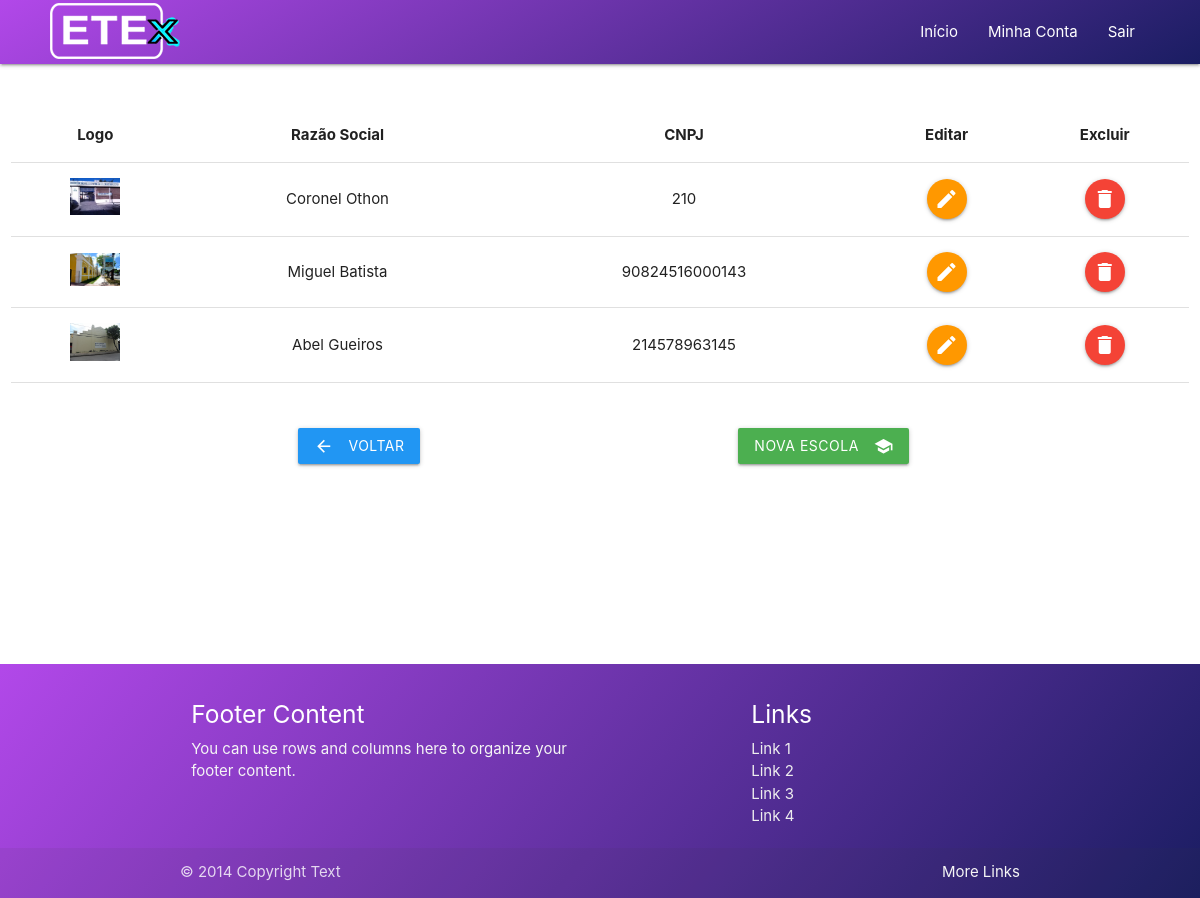
The app's page /app/escola/listar-escolas.php?id=2 (signed in) with its own data.
### tables this page shows
CREATE TABLE IF NOT EXISTS `escolas` (
  `id_escola` int(11) NOT NULL AUTO_INCREMENT,
  `nome_escola` varchar(40) NOT NULL,
  `cnpj_escola` varchar(40) NOT NULL,
  `tipo_escola` varchar(40) DEFAULT NULL,
  `fone_fixo_escola` varchar(40) DEFAULT NULL,
  `fone_comercial_escola` varchar(40) DEFAULT NULL,
  `email_escola` varchar(40) DEFAULT NULL,
  `site_escola` varchar(40) DEFAULT NULL,
  `numero_endereco_escola` varchar(40) DEFAULT NULL,
  `rua_endereco_escola` varchar(40) DEFAULT NULL,
  `bairro_endereco_escola` varchar(40) DEFAULT NULL,
  `cidade_endereco_escola` varchar(40) DEFAULT NULL,
  `estado_endereco_escola` varchar(40) DEFAULT NULL,
  `pais_endereco_escola` varchar(40) DEFAULT NULL,
  `cep_endereco_escola` varchar(40) DEFAULT NULL,
  `logo_escola` varchar(255) DEFAULT NULL,
  PRIMARY KEY (`id_escola`),
  UNIQUE KEY `cnpj_unique` (`cnpj_escola`)
);

### model/Admin/AdminDao.class.php (called while the page is built, shortened)
<?php
class AdminDao implements InterfaceAdmin {
    public function buscarAdminEscola($idAdminEscola) {
        $db_conexao = new Database();
        $conn = $db_conexao->dbConexao();
        $stmt = $conn->prepare("select e.id_escola, e.nome_escola, e.cnpj_escola, e.logo_escola from escolas e join admin_escola a_e on e.id_escola = a_e.id_escola where a_e.id_admin = :IDADMIN");
        $stmt->bindParam(":IDADMIN", $idAdminEscola);
        try {
            $stmt->execute();
            return $stmt->fetchAll();
        } catch (Exception $e) {
            return "Erro: " . $e;
        }
    }
}

### controller/AdminController.class.php (called while the page is built, shortened)
<?php
include_once __DIR__ . '/../model/Admin/AdminDao.class.php';
class AdminController implements InterfaceAdmin {
    public function buscarAdminEscola($idAdmin) {
        $buscar = new AdminDao();
        return $buscar->buscarAdminEscola($idAdmin);
    }
}

### app/escola/listar-escolas.php (the view, shortened to what this page needs)
<?php
include_once __DIR__ . '/../../assets/header.php';
include_once __DIR__ . '/../../controller/AdminController.class.php';
$id_admin_escola = $_SESSION['logado'];
$controllerAdmin = new AdminController();
$escolas = $controllerAdmin->buscarAdminEscola($id_admin_escola);
    ?>
<div class="row">
    </br><div id="listar-escola" class="col l12 m12">
        <table>
            <tbody>
            <thead>
                <tr>
                    <th class="center-align">Logo</th>
                    <th class="center-align">Razão Social</th>
                    <th class="center-align">CNPJ</th>
                    <th class="center-align">Editar</th>
                    <th class="center-align">Excluir</th>
                </tr>
            </thead>
            <?php
            foreach ($escolas as $dado):
                ?>
                <tr>
                    <td class="center-align"><img style="width: 50px;" src="../../assets/img/escola/uploads/<?php echo $dado['logo_escola']; ?>"></td>
                    <td class="center-align"><?php echo $dado['nome_escola']; ?></td>
                    <td class="center-align"><?php echo $dado['cnpj_escola']; ?></td>
                    <td class="center-align">
                        <a href="editar-escola.php?id=<?php echo $dado['id_escola']; ?>" type="hidden" name="id" class="btn-floating btn-medium waves-effect waves-light orange"><i class="material-icons">edit</i></a>
                    </td>
                    <td class="center-align">
                        <a href="#modelExcluirEscola<?php echo $dado['id_escola']; ?>" class="btn-floating btn-medium waves-effect waves-light btn modal-trigger red"><i class="material-icons">delete</i></a>
                    </td>
                </tr>
                <?php
            endforeach;
            ?>
            </tbody>
        </table>
        </br><div id="buttons" class="col l11"></br>
            <div class="col l5 offset-l3">
                <a class="btn waves-effect waves-light blue" href="../../portal/admin/index.php">Voltar
                    <i class="material-icons left">arrow_back</i>
                </a>
            </div>
            <div class="col l3 ">
                <a class="btn waves-effect waves-light green" href="cadastro-escola.php">Nova Escola
                    <i class="material-icons right">school</i>
                </a>
            </div>
        </div>
    </div>
</div>
<?php
include_once __DIR__ . '/../../assets/footer.php';
?>

### assets/css/style-logado.css (style rules this page uses)
* { margin: 0; padding: 0; }
body { height: 700px; overflow-x: hidden; }

### records on screen
escolas: logo_escola (picture), nome_escola "Coronel Othon", cnpj_escola "210"
escolas: logo_escola (picture), nome_escola "Miguel Batista", cnpj_escola "90824516000143"
escolas: logo_escola (picture), nome_escola "Abel Gueiros", cnpj_escola "214578963145"
